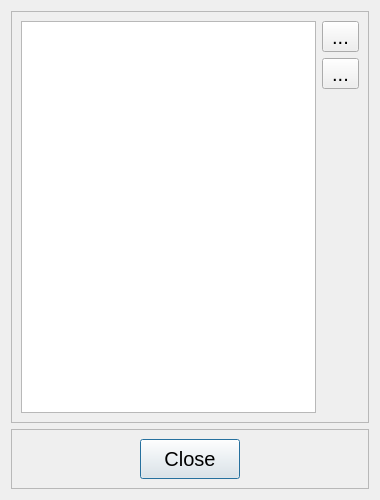
<?xml version="1.0" encoding="UTF-8"?>
<ui version="4.0">
 <class>UnitDlg</class>
 <widget class="QDialog" name="UnitDlg">
  <property name="geometry">
   <rect>
    <x>0</x>
    <y>0</y>
    <width>380</width>
    <height>500</height>
   </rect>
  </property>
  <property name="minimumSize">
   <size>
    <width>380</width>
    <height>500</height>
   </size>
  </property>
  <property name="maximumSize">
   <size>
    <width>380</width>
    <height>800</height>
   </size>
  </property>
  <property name="windowTitle">
   <string>Units</string>
  </property>
  <property name="autoFillBackground">
   <bool>true</bool>
  </property>
  <property name="sizeGripEnabled">
   <bool>false</bool>
  </property>
  <property name="modal">
   <bool>true</bool>
  </property>
  <layout class="QVBoxLayout" name="verticalLayout_2">
   <item>
    <layout class="QVBoxLayout" name="verticalLayout">
     <property name="sizeConstraint">
      <enum>QLayout::SetMinAndMaxSize</enum>
     </property>
     <item>
      <widget class="QFrame" name="frame_2">
       <property name="sizePolicy">
        <sizepolicy hsizetype="Preferred" vsizetype="Expanding">
         <horstretch>0</horstretch>
         <verstretch>0</verstretch>
        </sizepolicy>
       </property>
       <property name="font">
        <font>
         <family>Tahoma</family>
         <pointsize>15</pointsize>
        </font>
       </property>
       <property name="frameShape">
        <enum>QFrame::StyledPanel</enum>
       </property>
       <property name="frameShadow">
        <enum>QFrame::Raised</enum>
       </property>
       <layout class="QHBoxLayout" name="horizontalLayout_2">
        <item>
         <widget class="QListView" name="unitList">
          <property name="sizePolicy">
           <sizepolicy hsizetype="Expanding" vsizetype="Expanding">
            <horstretch>0</horstretch>
            <verstretch>0</verstretch>
           </sizepolicy>
          </property>
          <property name="font">
           <font>
            <family>Tahoma</family>
            <pointsize>15</pointsize>
           </font>
          </property>
         </widget>
        </item>
        <item>
         <layout class="QVBoxLayout" name="verticalLayout_3">
          <item>
           <widget class="QToolButton" name="addButton">
            <property name="font">
             <font>
              <family>Tahoma</family>
              <pointsize>15</pointsize>
             </font>
            </property>
            <property name="text">
             <string>...</string>
            </property>
            <property name="icon">
             <iconset resource="../TM3res.qrc">
              <normaloff>:/images/list-add.png</normaloff>:/images/list-add.png</iconset>
            </property>
            <property name="iconSize">
             <size>
              <width>32</width>
              <height>32</height>
             </size>
            </property>
           </widget>
          </item>
          <item>
           <widget class="QToolButton" name="delButton">
            <property name="font">
             <font>
              <family>Tahoma</family>
              <pointsize>15</pointsize>
             </font>
            </property>
            <property name="text">
             <string>...</string>
            </property>
            <property name="icon">
             <iconset resource="../TM3res.qrc">
              <normaloff>:/images/list-remove.png</normaloff>:/images/list-remove.png</iconset>
            </property>
            <property name="iconSize">
             <size>
              <width>32</width>
              <height>32</height>
             </size>
            </property>
           </widget>
          </item>
          <item>
           <spacer name="verticalSpacer">
            <property name="font">
             <font>
              <family>Tahoma</family>
              <pointsize>15</pointsize>
             </font>
            </property>
            <property name="orientation">
             <enum>Qt::Vertical</enum>
            </property>
            <property name="sizeHint" stdset="0">
             <size>
              <width>20</width>
              <height>40</height>
             </size>
            </property>
           </spacer>
          </item>
         </layout>
        </item>
       </layout>
      </widget>
     </item>
     <item>
      <widget class="QFrame" name="frame">
       <property name="minimumSize">
        <size>
         <width>0</width>
         <height>56</height>
        </size>
       </property>
       <property name="font">
        <font>
         <family>Tahoma</family>
         <pointsize>15</pointsize>
        </font>
       </property>
       <property name="frameShape">
        <enum>QFrame::StyledPanel</enum>
       </property>
       <property name="frameShadow">
        <enum>QFrame::Plain</enum>
       </property>
       <property name="lineWidth">
        <number>0</number>
       </property>
       <layout class="QHBoxLayout" name="horizontalLayout">
        <item>
         <widget class="QPushButton" name="closeButton">
          <property name="sizePolicy">
           <sizepolicy hsizetype="Fixed" vsizetype="Fixed">
            <horstretch>0</horstretch>
            <verstretch>0</verstretch>
           </sizepolicy>
          </property>
          <property name="minimumSize">
           <size>
            <width>100</width>
            <height>40</height>
           </size>
          </property>
          <property name="font">
           <font>
            <family>Tahoma</family>
            <pointsize>15</pointsize>
           </font>
          </property>
          <property name="text">
           <string>Close</string>
          </property>
         </widget>
        </item>
       </layout>
      </widget>
     </item>
    </layout>
   </item>
  </layout>
 </widget>
 <resources>
  <include location="../TM3res.qrc"/>
 </resources>
 <connections>
  <connection>
   <sender>addButton</sender>
   <signal>clicked()</signal>
   <receiver>UnitDlg</receiver>
   <slot>addUnit()</slot>
   <hints>
    <hint type="sourcelabel">
     <x>350</x>
     <y>66</y>
    </hint>
    <hint type="destinationlabel">
     <x>856</x>
     <y>52</y>
    </hint>
   </hints>
  </connection>
  <connection>
   <sender>delButton</sender>
   <signal>clicked()</signal>
   <receiver>UnitDlg</receiver>
   <slot>delUnit()</slot>
   <hints>
    <hint type="sourcelabel">
     <x>350</x>
     <y>113</y>
    </hint>
    <hint type="destinationlabel">
     <x>804</x>
     <y>79</y>
    </hint>
   </hints>
  </connection>
  <connection>
   <sender>closeButton</sender>
   <signal>clicked()</signal>
   <receiver>UnitDlg</receiver>
   <slot>close()</slot>
   <hints>
    <hint type="sourcelabel">
     <x>245</x>
     <y>471</y>
    </hint>
    <hint type="destinationlabel">
     <x>392</x>
     <y>708</y>
    </hint>
   </hints>
  </connection>
  <connection>
   <sender>unitList</sender>
   <signal>doubleClicked(QModelIndex)</signal>
   <receiver>UnitDlg</receiver>
   <slot>updateUnit(QModelIndex)</slot>
   <hints>
    <hint type="sourcelabel">
     <x>274</x>
     <y>221</y>
    </hint>
    <hint type="destinationlabel">
     <x>559</x>
     <y>285</y>
    </hint>
   </hints>
  </connection>
 </connections>
 <slots>
  <slot>addUnit()</slot>
  <slot>delUnit()</slot>
  <slot>updateUnit(QModelIndex)</slot>
 </slots>
</ui>
